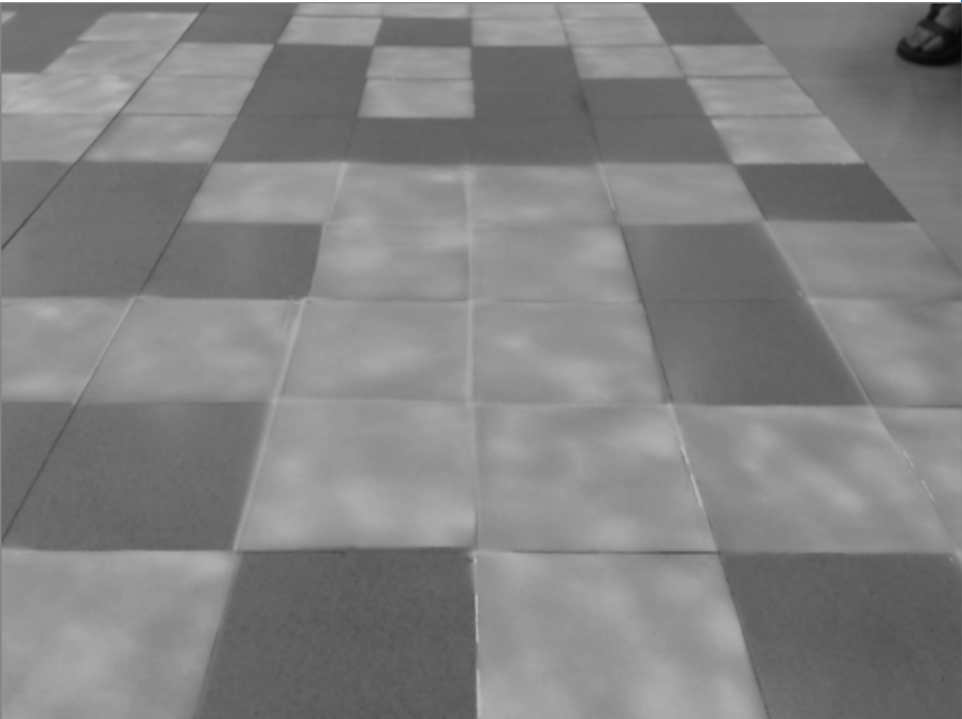
#> input picture square_detection/capture_test.PNG, 962 x 719 px, found by its file name
$ python full_transform.py
#> lines starting #> are read from the running program, lines starting #| are printed output that depends on the picture
import cv2
import numpy as np
import matplotlib.pyplot as plt
import time

time_start = time.time()

#input_image = "live images\\lsla\\1.jpg"
#input_image = "live images\\msla\\2.jpg"
#input_image = "live images\\ssla\\1.jpg"
input_image = "capture_test.png"

img = cv2.imread(input_image)
#> img is the input picture: shape (719, 962, 3); mean B, G, R 130.8, 130.8, 130.8
rows,cols,ch = img.shape
#> rows = 719; cols = 962; ch = 3


#this set of coordinates works well for the 100 unit sized transformation
pts1 = np.float32([[276,50],[670,45],[4,540],[946,536]])
pts2 = np.float32([[0,0],[200,0],[0,400],[200,400]])

M = cv2.getPerspectiveTransform(pts1,pts2)

dst = cv2.warpPerspective(img,M,(200,400))
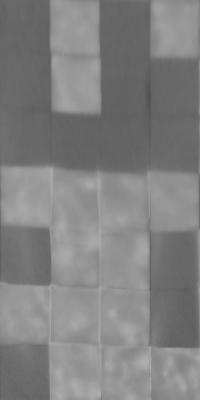
#> dst: shape (400, 200, 3); min 79, max 182, mean 128.6

time_stop = time.time()

td = time_stop-time_start

print("Time :: ",td)

plt.figure(2)
plt.subplot(121),plt.imshow(img),plt.title('Input')
plt.subplot(122),plt.imshow(dst),plt.title('Output')

cv2.imwrite("test_image.png",dst)

plt.show()
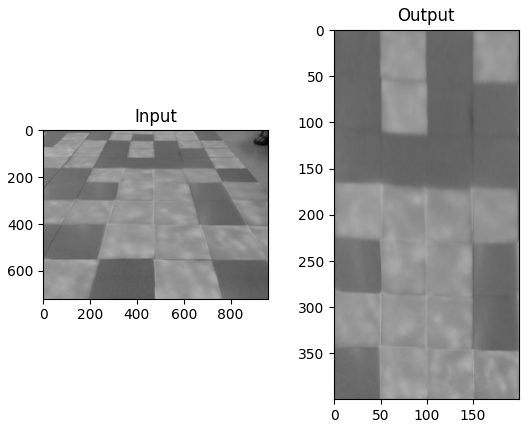
#> figure drawn by matplotlib, 2 panels
